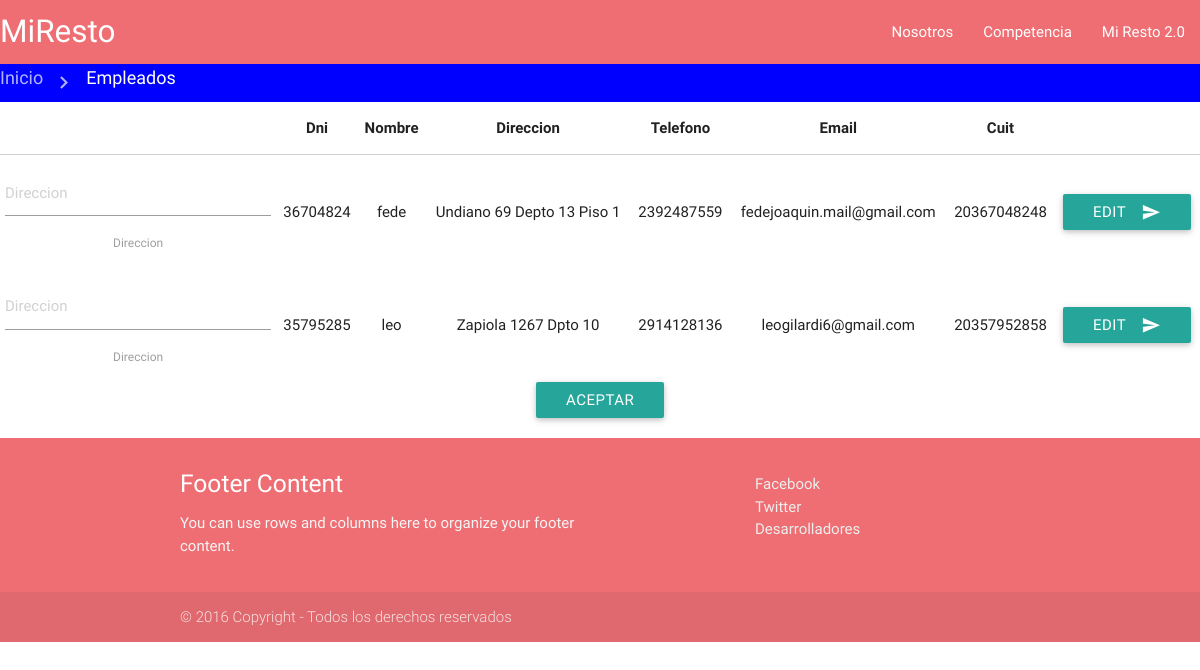
The app's page /index.php/empleados/abmempleado with its own data.
### tables this page shows
CREATE TABLE IF NOT EXISTS `empleados` (
  `id` int(10) unsigned NOT NULL,
  `dni` int(10) unsigned NOT NULL,
  `nombre` tinytext NOT NULL,
  `direccion` tinytext NOT NULL,
  `telefono` int(10) unsigned NOT NULL,
  `email` tinytext NOT NULL,
  `cuit` bigint(20) unsigned NOT NULL,
  `password` text NOT NULL
);

### application/controllers/Empleados.php (called while the page is built, shortened)
<?php
class Empleados extends CI_Controller {
        public function abmempleado(){
            $query = $this->db->query(
                'SELECT * FROM Empleados');
            $resultado = $query->result_array();
            $data['empleados'] = $resultado;
            $data['elim'] = 0;
            $data['funcion'] = 'abmEmpleado';
            $this->load->view('vEmpleados', $data);
        }
}

### index.php (called while the page is built, shortened)
<?php
require_once BASEPATH.'core/CodeIgniter.php';

### application/views/empleados/abmEmpleado.phtml (the view)
<div class ="row center-align col s12">
    <form name="tabla" action="" method="POST">
        <table class = "highlight centered responsive-table">
            <thead>
              <tr>
                  <th></th>
                  <th data-field="dni">Dni</th>
                  <th data-field="nombre">Nombre</th>
                  <th data-field="direccion">Direccion</th>
                  <th data-field="telefono">Telefono</th>
                  <th data-field="email">Email</th>
                  <th data-field="cuit">Cuit</th>
                  <th></th>
              </tr>
            </thead>
            <tbody>
              <?php	foreach ($empleados as $empleado) { ?>
                <tr>
                    <td>
                        <input placeholder="Direccion" id="direccion" type="text" class="validate" name="direccion">
            <label for="direccion">Direccion</label>
                    </td>
                    <td><?php echo $empleado['dni']; ?></td>
                    <td><?php echo $empleado['nombre']; ?></td>
                    <td><?php echo $empleado['direccion']; ?></td>
                    <td><?php echo $empleado['telefono']; ?></td>
                    <td><?php echo $empleado['email']; ?></td>
                    <td><?php echo $empleado['cuit']; ?></td>
                    <td>
                        <button class="btn waves-effect waves-light" type="submit" name="action">
                            Edit <i class="material-icons right">send</i>
                        </button>
                    </td>
                </tr>
                <?php } ?>
            </tbody>
        </table>
        <a href="<?php site_url()?>elimEmpleado" class="btn waves-effect waves-light">
            Aceptar
        </a>
    </form>
</div>

### application/views/vEmpleados.php
<!DOCTYPE html>
<html>
<head>
    <?php include 'componentes/recursos.phtml'; ?>
</head>
    <body>
        <?php include 'componentes/botonera.phtml'; ?>
        <?php
            $ruta = array(
                array('Inicio',  site_url()),
                array('Empleados', site_url().'empleados')
            );
            include 'componentes/rutaSeguimiento.phtml'
        ?>
        <?php include '/empleados/'.$funcion.'.phtml'; ?>
        <?php include 'componentes/footer.phtml'; ?>
    </body>
</html>

### application/views/componentes/recursos.phtml (shortened to what this page needs)
<link href="<?php echo site_url() ?>css/materialize.css" rel="stylesheet" type="text/css"/>
<link href="<?php echo site_url() ?>css/Estilo.css" rel="stylesheet" type="text/css"/>
<link href="<?php echo site_url() ?>css/jquery-ui.min.css" rel="stylesheet" type="text/css"/>

### application/views/componentes/botonera.phtml (shortened to what this page needs)
<nav>
    <div class="nav-wrapper">
        <a href="<?php echo site_url()?>" class="brand-logo">MiResto</a>
        <ul class="right hide-on-med-and-down">
            <li><a href="<?php echo site_url()?>nosotros">Nosotros</a></li>
            <li><a href="<?php echo site_url()?>competencia">Competencia</a></li>
            <li><a href="<?php echo site_url()?>webresto">Mi Resto 2.0</a></li>
        </ul>
    </div>
</nav>

### application/views/componentes/rutaSeguimiento.phtml
<div class="rutaSeguimiento">
    <div class="nav-wrapper">
      <div class="col s12">
        <?php foreach ($ruta as $ref){
            $texto = $ref[0];
            $enlace = $ref[1];
            echo '<a href="'.$enlace.'" class="breadcrumb">'.$texto.'</a>';
        }?>
      </div>
    </div>
</div>

### application/views/componentes/footer.phtml
<footer class="page-footer">
    <div class="container">
        <div class="row">
            <div class="col l6 s12">
                <h5 class="white-text">Footer Content</h5>
                <p class="grey-text text-lighten-4">You can use rows and columns here to organize your footer content.</p>
            </div>
            <div class="col l4 offset-l2 s12">
                <ul>
                    <li><a class="grey-text text-lighten-3" href="http://www.facebook.com/miResto">Facebook</a></li>
                    <li><a class="grey-text text-lighten-3" href="http://www.twitter.com/miResto">Twitter</a></li>
                    <li><a class="grey-text text-lighten-3" href="http://www.cs.uns.edu.ar">Desarrolladores</a></li>
                </ul>
            </div>
        </div>
</div>
<div class="footer-copyright">
    <div class="container"> © 2016 Copyright - Todos los derechos reservados </div>
</div>
</footer>

### css/Estilo.css (style rules this page uses)
.rutaSeguimiento { background-color: blue; }

### records on screen
empleados: dni "36704824", nombre "fede", direccion "Undiano 69 Depto 13 Piso 1", telefono "2392487559", email "fedejoaquin.mail@gmail.com", cuit "20367048248"
empleados: dni "35795285", nombre "leo", direccion "Zapiola 1267 Dpto 10", telefono "2914128136", email "leogilardi6@gmail.com", cuit "20357952858"

### other values on screen
$texto "Inicio"
$texto "Empleados"
